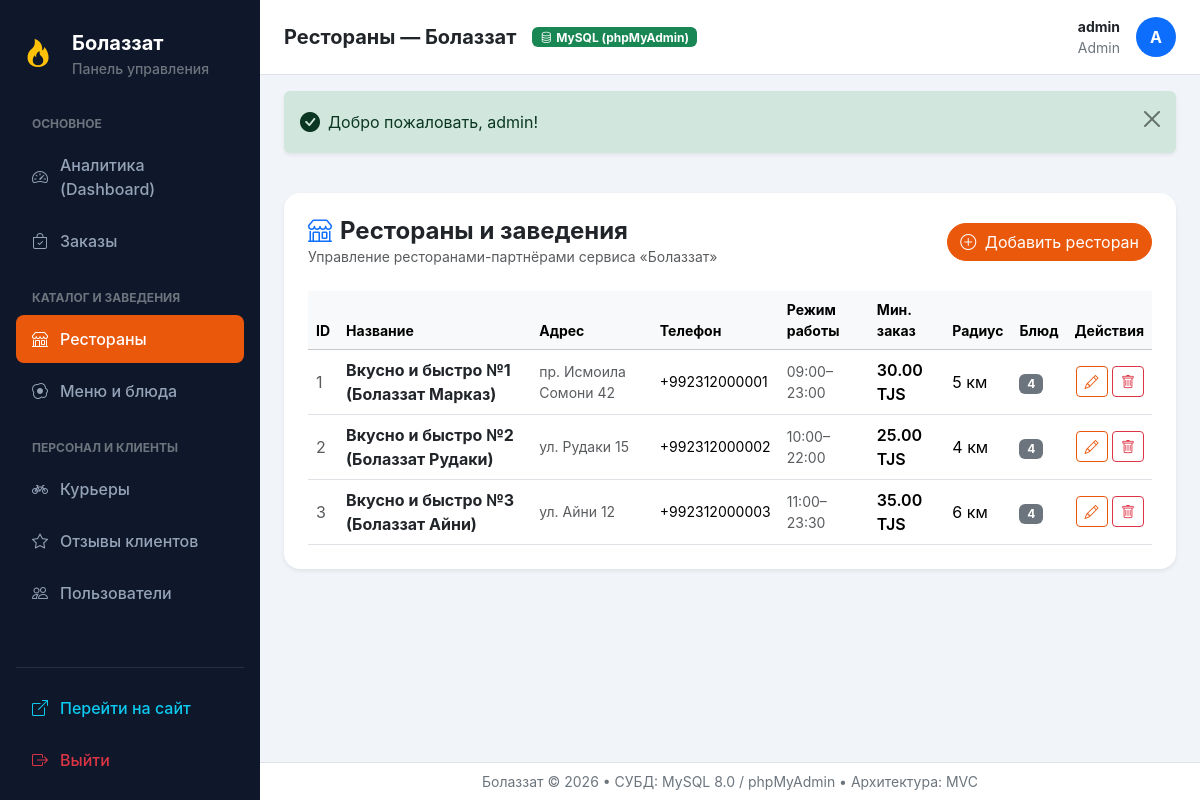
/admin/restaurants (signed in), run on the app's committed database.
### tables this page shows
CREATE TABLE restaurants (
    id                 INT UNSIGNED AUTO_INCREMENT PRIMARY KEY,
    name               VARCHAR(150)   NOT NULL,
    address            VARCHAR(200)   NOT NULL,
    phone              VARCHAR(20)    NOT NULL,
    work_hours         VARCHAR(50)    NOT NULL,
    min_order_amount   DECIMAL(10,2)  NOT NULL,
    delivery_radius_km DECIMAL(5,2)   NOT NULL,
    CONSTRAINT uq_restaurants_name UNIQUE (name),
    CONSTRAINT chk_restaurant_amounts CHECK (min_order_amount >= 0 AND delivery_radius_km > 0)
);

### app/Core/View.php (called while the page is built, shortened)
<?php
class View
{
    public static function render(string $template, array $data = [], string $layout = 'layouts/main'): void
    {
        extract($data);
        $templatePath = __DIR__ . '/../Views/' . ltrim($template, '/') . '.php';
        require $templatePath;
    }
    public static function e(?string $value): string
    {
        return htmlspecialchars((string)$value, ENT_QUOTES, 'UTF-8');
    }
    public static function price(float|int|string|null $amount): string
    {
        $val = (float)($amount ?? 0);
        return number_format($val, 2, '.', ' ') . ' TJS';
    }
}

### app/Core/Controller.php (called while the page is built, shortened)
<?php
abstract class Controller
{
    protected function render(string $view, array $data = [], string $layout = 'layouts/main'): void
    {
        View::render($view, $data, $layout);
    }
}

### app/Controllers/AdminController.php (called while the page is built, shortened)
<?php
class AdminController extends Controller
{
    public function restaurants(): void
    {
        $restaurants = Restaurant::getWithDishCount();
        $this->render('admin/restaurants/index', [
            'title' => 'Рестораны — Болаззат',
            'restaurants' => $restaurants,
        ], 'layouts/admin');
    }
}

### public/index.php (called while the page is built, shortened)
<?php
spl_autoload_register(function (string $class) {
    $prefix = 'App\\';
    $baseDir = __DIR__ . '/../app/';
    $len = strlen($prefix);
    $relativeClass = substr($class, $len);
    $file = $baseDir . str_replace('\\', '/', $relativeClass) . '.php';
});
$router = new Router();
$router->get('/', [HomeController::class, 'index']);
$router->get('/about', [HomeController::class, 'about']);
$router->get('/restaurant/{id}', [RestaurantController::class, 'show']);
$router->get('/cart', [CartController::class, 'index']);
$router->post('/cart/add', [CartController::class, 'add']);
$router->post('/cart/update', [CartController::class, 'update']);
$router->post('/cart/remove', [CartController::class, 'remove']);
$router->post('/cart/clear', [CartController::class, 'clear']);
$router->get('/checkout', [OrderController::class, 'checkout']);
$router->post('/order/place', [OrderController::class, 'placeOrder']);
$router->get('/order/track/{number}', [OrderController::class, 'track']);
$router->get('/my-orders', [OrderController::class, 'myOrders']);
$router->post('/order/review', [OrderController::class, 'submitReview']);
$router->get('/login', [AuthController::class, 'showLogin']);
$router->post('/login', [AuthController::class, 'login']);
$router->post('/quick-login', [AuthController::class, 'quickLogin']);
$router->get('/register', [AuthController::class, 'showRegister']);
$router->post('/register', [AuthController::class, 'register']);
$router->get('/logout', [AuthController::class, 'logout']);
$router->get('/courier', [CourierController::class, 'index']);
$router->post('/courier/status', [CourierController::class, 'updateStatus']);
$router->post('/courier/toggle-busy', [CourierController::class, 'toggleBusy']);
$router->get('/admin', [AdminController::class, 'dashboard']);
$router->get('/admin/orders', [AdminController::class, 'orders']);
$router->get('/admin/orders/show/{id}', [AdminController::class, 'orderShow']);
$router->post('/admin/orders/status', [AdminController::class, 'updateOrderStatus']);
$router->post('/admin/orders/assign-courier', [AdminController::class, 'assignCourier']);
$router->get('/admin/restaurants', [AdminController::class, 'restaurants']);
$router->get('/admin/restaurants/create', [AdminController::class, 'restaurantCreate']);
$router->post('/admin/restaurants/store', [AdminController::class, 'restaurantStore']);
$router->get('/admin/restaurants/edit/{id}', [AdminController::class, 'restaurantEdit']);
$router->post('/admin/restaurants/update/{id}', [AdminController::class, 'restaurantUpdate']);
$router->post('/admin/restaurants/delete/{id}', [AdminController::class, 'restaurantDelete']);
$router->get('/admin/dishes', [AdminController::class, 'dishes']);
$router->get('/admin/dishes/create', [AdminController::class, 'dishCreate']);
$router->post('/admin/dishes/store', [AdminController::class, 'dishStore']);
$router->get('/admin/dishes/edit/{id}', [AdminController::class, 'dishEdit']);
$router->post('/admin/dishes/update/{id}', [AdminController::class, 'dishUpdate']);
$router->post('/admin/dishes/toggle/{id}', [AdminController::class, 'dishToggle']);
$router->post('/admin/dishes/delete/{id}', [AdminController::class, 'dishDelete']);
$router->get('/admin/couriers', [AdminController::class, 'couriers']);
$router->get('/admin/couriers/create', [AdminController::class, 'courierCreate']);
$router->post('/admin/couriers/store', [AdminController::class, 'courierStore']);
$router->post('/admin/couriers/toggle/{id}', [AdminController::class, 'courierToggle']);
$router->get('/admin/reviews', [AdminController::class, 'reviews']);
$router->get('/admin/users', [AdminController::class, 'users']);
$method = $_SERVER['REQUEST_METHOD'] ?? 'GET';
$uri = $_SERVER['REQUEST_URI'] ?? '/';
$router->dispatch($uri, $method);

### app/Models/Restaurant.php (called while the page is built, shortened)
<?php
class Restaurant
{
    public static function getWithDishCount(): array
    {
        $db = Database::getConnection();
        $sql = "
            SELECT r.*, COUNT(d.id) AS dishes_count
            FROM restaurants r
            LEFT JOIN dishes d ON d.restaurant_id = r.id
            GROUP BY r.id, r.name, r.address, r.phone, r.work_hours, r.min_order_amount, r.delivery_radius_km
            ORDER BY r.id ASC
        ";
        return $db->query($sql)->fetchAll();
    }
}

### app/Core/Session.php (called while the page is built, shortened)
<?php
class Session
{
    public static function get(string $key, mixed $default = null): mixed
    {
        return $_SESSION[$key] ?? $default;
    }
    public static function has(string $key): bool
    {
        return isset($_SESSION[$key]);
    }
}

### app/Core/Auth.php (called while the page is built, shortened)
<?php
class Auth
{
    public static function check(): bool
    {
        return Session::has('user');
    }
    public static function user(): ?array
    {
        return Session::get('user');
    }
    public static function role(): ?string
    {
        $u = self::user();
        return $u['role'] ?? null;
    }
    public static function hasRole(string|array $roles): bool
    {
        $r = self::role();
        if (is_array($roles)) {
            return in_array($r, $roles, true);
        }
        return $r === $roles;
    }
}

### app/Views/admin/restaurants/index.php (the view, shortened to what this page needs)
<div class="card border-0 shadow-sm rounded-4 p-4 bg-white mb-4">
    <div class="d-flex justify-content-between align-items-center mb-4">
        <div>
            <h4 class="fw-bold m-0"><i class="bi bi-shop text-primary me-2"></i>Рестораны и заведения</h4>
            <div class="text-muted small">Управление ресторанами-партнёрами сервиса «Болаззат»</div>
        </div>
        <a href="/admin/restaurants/create" class="btn btn-primary rounded-pill">
            <i class="bi bi-plus-circle me-1"></i> Добавить ресторан
        </a>
    </div>
    <div class="table-responsive">
        <table class="table table-hover align-middle mb-0">
            <thead class="table-light small">
                <tr>
                    <th>ID</th>
                    <th>Название</th>
                    <th>Адрес</th>
                    <th>Телефон</th>
                    <th>Режим работы</th>
                    <th>Мин. заказ</th>
                    <th>Радиус</th>
                    <th>Блюд</th>
                    <th class="text-end">Действия</th>
                </tr>
            </thead>
            <tbody>
                <?php foreach ($restaurants as $r): ?>
                    <tr>
                        <td class="text-muted"><?= $r['id'] ?></td>
                        <td>
                            <strong class="text-dark"><?= View::e($r['name']) ?></strong>
                        </td>
                        <td class="small text-muted"><?= View::e($r['address']) ?></td>
                        <td class="small"><?= View::e($r['phone']) ?></td>
                        <td class="small text-muted"><?= View::e($r['work_hours']) ?></td>
                        <td class="fw-semibold"><?= View::price($r['min_order_amount']) ?></td>
                        <td><?= (float)$r['delivery_radius_km'] ?> км</td>
                        <td>
                            <span class="badge bg-secondary"><?= $r['dishes_count'] ?></span>
                        </td>
                        <td class="text-end">
                            <a href="/admin/restaurants/edit/<?= $r['id'] ?>" class="btn btn-sm btn-outline-primary" title="Редактировать">
                                <i class="bi bi-pencil"></i>
                            </a>
                            <form action="/admin/restaurants/delete/<?= $r['id'] ?>" method="POST" class="d-inline" onsubmit="return confirm('Удалить ресторан «<?= View::e($r['name']) ?>»?');">
                                <button type="submit" class="btn btn-sm btn-outline-danger" title="Удалить">
                                    <i class="bi bi-trash"></i>
                                </button>
                            </form>
                        </td>
                    </tr>
                <?php endforeach; ?>
            </tbody>
        </table>
    </div>
</div>

### app/Core/Router.php (shortened to what this page needs)
<?php
class Router
{
    private array $routes = [];
    private function addRoute(string $method, string $path, array|callable $handler): void
    {
        $pattern = preg_replace('/\{([a-zA-Z0-9_]+)\}/', '(?P<$1>[^/]+)', $path);
        $pattern = '#^' . $pattern . '$#';
        $this->routes[] = [
            'method' => $method,
            'pattern' => $pattern,
            'handler' => $handler,
        ];
    }
    public function dispatch(string $uri, string $method): void
    {
        $path = parse_url($uri, PHP_URL_PATH);
        $path = '/' . trim($path, '/');
        foreach ($this->routes as $route) {
            if ($route['method'] === $method && preg_match($route['pattern'], $path, $matches)) {
                $params = array_filter($matches, '\is_string', ARRAY_FILTER_USE_KEY);
                $handler = $route['handler'];
                if (is_array($handler) && count($handler) === 2) {
                    [$class, $action] = $handler;
                    if (class_exists($class)) {
                        $controller = new $class();
                        if (method_exists($controller, $action)) {
                            call_user_func_array([$controller, $action], $params);
                            return;
                        }
                    }
                }
            }
        }
    }
}

### public/css/style.css (style rules this page uses)
:root { --brand-primary: #ea580c; --brand-primary-hover: #c2410c; --brand-secondary: #0284c7; --brand-success: #16a34a; --brand-dark: #0f172a; --brand-light: #f8fafc; --brand-card-bg: #ffffff; --brand-border: #e2e8f0; }
body { font-family: -apple-system, BlinkMacSystemFont, "Segoe UI", Roboto, "Helvetica Neue", Arial, sans-serif; color: #334155; background-color: #f8fafc; min-height: 100vh; display: flex; flex-direction: column; }
.btn-primary { background-color: var(--brand-primary); border-color: var(--brand-primary); }
.btn-outline-primary { color: var(--brand-primary); border-color: var(--brand-primary); }

### data on the page
restaurants: id "1", name "Вкусно и быстро №1 (Болаззат Марказ)", address "пр. Исмоила Сомони 42", phone "+992312000001", work_hours "09:00–23:00", min_order_amount "30.00 TJS", delivery_radius_km "5", dishes_count "4"
restaurants: id "2", name "Вкусно и быстро №2 (Болаззат Рудаки)", address "ул. Рудаки 15", phone "+992312000002", work_hours "10:00–22:00", min_order_amount "25.00 TJS", delivery_radius_km "4", dishes_count "4"
restaurants: id "3", name "Вкусно и быстро №3 (Болаззат Айни)", address "ул. Айни 12", phone "+992312000003", work_hours "11:00–23:30", min_order_amount "35.00 TJS", delivery_radius_km "6", dishes_count "4"

### other printed values
Session::getFlash($type) "Добро пожаловать, admin!"
